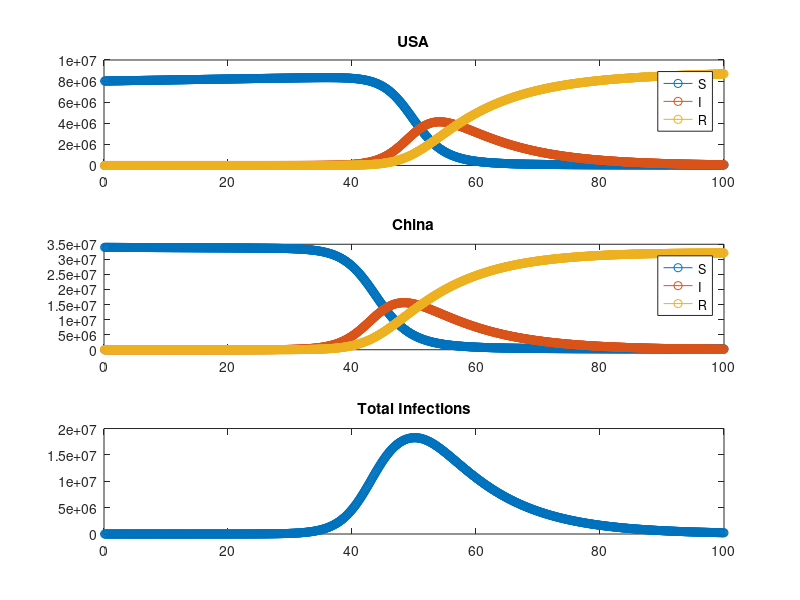

The MATLAB script that drew this image:
city1=[]; % the United States
city2=[]; % China
totalInfections=[];
N=[8004878 33975610]; % populations of USA and China respectively

%SIR model
S=[8004878 33975609]; 
I=[0 1];
R=[0 0];

%reproduction number a/b = 2.5
a=1/2;
b=1/10;
T=100; % with units days
dt=0.1;
clockmax=ceil(T/dt);

% exchange rates - percentage of population every day
e1=0.000105845; % people traveling out of USA and going into China
e2=0.000308686; % people traveling out of China and going into USA
for i = 1:clockmax
    t=i*dt;
    
    S=S-dt*a*S.*I./N;
    I=I+dt*(a*I.*S./N-b*I);
    R=R+dt*b*I;
    
    
    SS=S(1);
    II=I(1);
    RR=R(1);
    
    % updating the population of city one of people leaving and people
    % coming in 
    S(1)=S(1)+(-e1*S(1)+e2*S(2))*dt;
    I(1)=I(1)+(-e1*I(1)+e2*I(2))*dt;
    R(1)=R(1)+(-e1*R(1)+e2*R(2))*dt;

    % updating the population of city two of people leaving and people
    % coming in 
    S(2)=S(2)+(-e2*S(2)+e1*SS)*dt;
    I(2)=I(2)+(-e2*I(2)+e1*II)*dt;
    R(2)=R(2)+(-e2*R(2)+e1*RR)*dt;
    
    population = S(1)+S(2)+I(1)+I(2)+R(1)+R(2);
    
    city1(i,:)=[t S(1) I(1) R(1)];
    city2(i,:)=[t S(2) I(2) R(2)];
    totalInfections(i,:)=[t I(1)+I(2)];
    
end
%set the figure window title
figure('Name','No travel restrictions','NumberTitle','off') 
for j = 2:4
    plot1 = subplot(3,1,1);
    plot (city1(:,1),city1(:,j),'-o');
    title ('USA');
    hold on
end
legend('S', 'I', 'R');

for j = 2:4
    plot2 = subplot(3,1,2);
    plot (city2(:,1),city2(:,j),'-o');
    title ('China');
    hold on
end
legend('S', 'I', 'R');

subplot(3,1,3);
plot (totalInfections(:,1), totalInfections(:,2), '-o');
title ('Total Infections'); 
hold on

% linkaxes([plot1 plot2 plot3],'y')
